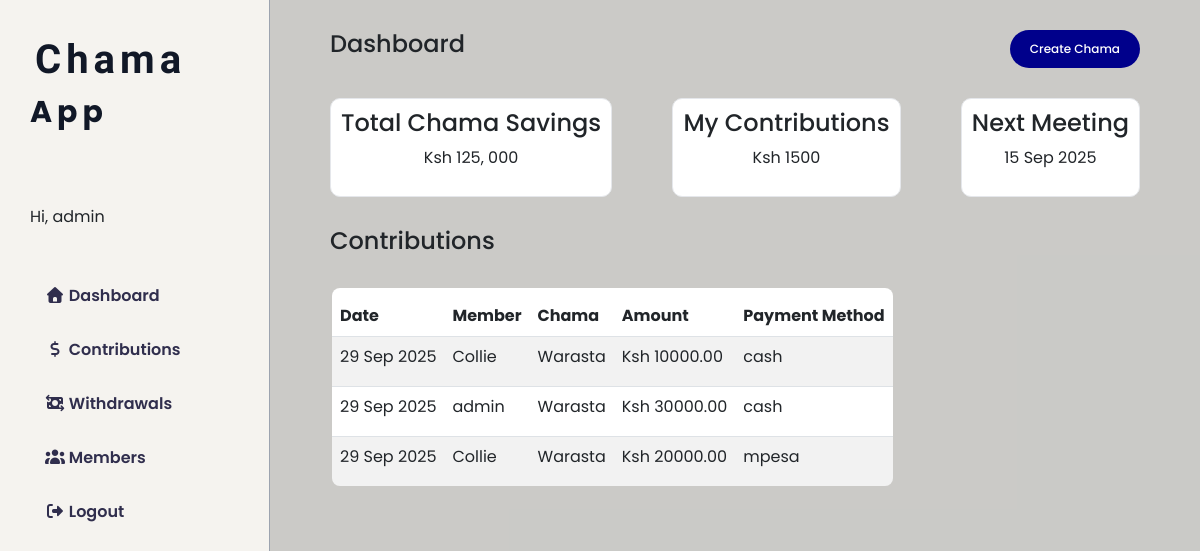
The page /dashboard/ (signed in) on the database its author committed.
### app/models.py (models this page shows, shortened)
class CustomUser(AbstractUser):
    email = models.EmailField(unique=True)
    phone_number = models.CharField(max_length=15, blank=True, null=True)

class Contribution(models.Model):
    PAYMENT_METHODS = [
        ('cash', 'Cash'),
        ('mpesa', 'M-Pesa'),
        ('bank', 'Bank Transfer'),
    ]
    member = models.ForeignKey('Member', on_delete=models.CASCADE, related_name='contributions')
    amount = models.DecimalField(max_digits=10, decimal_places=2, validators=[MinValueValidator(1)])
    date = models.DateTimeField(auto_now_add=True)
    payment_method = models.CharField(max_length=20, choices=PAYMENT_METHODS)

class Member(models.Model):
    ROLE_CHOICES = [
        ('leader', 'Leader'),
        ('member', 'Member'),
    ]
    user = models.ForeignKey(settings.AUTH_USER_MODEL, on_delete=models.CASCADE)
    chama = models.ForeignKey('Chama', on_delete=models.CASCADE, related_name='members')
    role = models.CharField(max_length=15, choices=ROLE_CHOICES, default='member')
    joined_at = models.DateTimeField(auto_now_add=True)
    class Meta:
        unique_together = ('user', 'chama') # prevents duplicate membership
    """
    How Member Management Works:

    1. When someone creates a Chama, they are automatically assigned as Leader in the Member table.
    2. The Leader can later invite/add members by selecting existing users or entering their email/username.
    3. Each user can belong to multiple Chamas.
    """

class Chama(models.Model):
    name = models.CharField(max_length=255)
    description = models.TextField(blank=True, null=True)
    created_by = models.ForeignKey(
        settings.AUTH_USER_MODEL,
        on_delete=models.CASCADE,
        related_name='chamas_created'
    )
    created_at = models.DateTimeField(auto_now_add=True)
    account_number = models.CharField(max_length=50, unique=True, blank=True, null=True)

### app/views.py (the view)
# urls.py: path('dashboard/', views.dashboard_view, name='dashboard'),
@login_required
def dashboard_view(request):
    chamas = Chama.objects.filter(created_by=request.user)
    user_chamas = Member.objects.filter(user=request.user).values_list('chama', flat=True)
    latest_contributions = (
        Contribution.objects.filter(member__chama__in=user_chamas)
        .select_related("member__user", "member__chama")
        .order_by("-date")[:3]
    )
    context = {
        'chamas': chamas,
        'latest_contributions': latest_contributions
    }
    return render(request, 'app/dashboard.html', context)

### app/templates/app/dashboard.html (shortened to what this page needs)
{% extends 'app/base.html' %}
{% block content %}
<section class="home section">
  <div class="container-wrapper">
    <div class="dashboard">
      <h4>Dashboard</h4>
      <a href="{% url 'create_chama' %}" class="btn btn-sm btn-outline-primary ms-2">
        Create Chama
      </a>
    </div>
    <div class="dashboard-wrapper">
      <div class="dashboard-item">
        <h4>Total Chama Savings</h4>
        <p>Ksh 125, 000</p>
      </div>
      <div class="dashboard-item">
        <h4>My Contributions</h4>
        <p>Ksh 1500</p>
      </div>
      <div class="dashboard-item">
        <h4>Next Meeting</h4>
        <p>15 Sep 2025</p>
      </div>
    </div>
    <div class="contributions-content">
      <div class="contributions-title">
        <h4>Contributions</h4>
      </div>
      <div class="contributions-wrapper">
        <div class="contributions">
          <table border="1" class="table table-striped">
            <thead>
              <tr>
                <th>Date</th>
                <th>Member</th>
                <th>Chama</th>
                <th>Amount</th>
                <th>Payment Method</th>
              </tr>
            </thead>
            {% for contribution in latest_contributions %}
            <tr>
              <td>{{ contribution.date|date:"d M Y" }}</td>
              <td>{{ contribution.member.user.username }}</td>
              <td>{{ contribution.member.chama.name }}</td>
              <td>Ksh {{ contribution.amount }}</td>
              <td>{{ contribution.payment_method }}</td>
            </tr>
            {% empty %}
            <tr>
              <td colspan="5">No Contributions</td>
            </tr>
            {% endfor %}
          </table>
        </div>
      </div>
    </div>
  </div>
</section>
{% endblock %}

### app/templates/app/base.html (shortened to what this page needs)
{% load static %}
<!doctype html>
<html lang="en">
  <head>
    <link
      rel="stylesheet"
      href="https://cdnjs.cloudflare.com/ajax/libs/font-awesome/7.0.1/css/all.min.css"
    />
    <link
      rel="stylesheet"
      href="https://cdn.jsdelivr.net/npm/bootstrap@5.3.0/dist/css/bootstrap.min.css"
    />
    <link rel="stylesheet" href="{% static 'css/styles.css' %}" />
  </head>
  <body>
    <div class="aside">
      <div class="logo-holder">
        <div class="logo">
          <a href="#"><span>Chama</span> App</a>
        </div>
        <div class="username">
          {% if request.user.is_authenticated %}
          <span>Hi, {{ request.user.username }}</span>
          {% endif %}
        </div>
      </div>
      <ul class="nav">
        <li>
          <a href="{% url 'dashboard' %}" class="active"
            ><i class="fa fa-solid fa-house"></i> Dashboard</a
          >
        </li>
        <li>
          <a href="{% url 'contributions_overview' %}"
            ><i class="fa fa-solid fa-dollar-sign"></i> Contributions</a
          >
        </li>
        <li>
          <a href="#"
            ><i class="fa fa-solid fa-money-bill-transfer"></i> Withdrawals</a
          >
        </li>
        <li>
          <a href="{% url 'members_home' %}"
            ><i class="fa fa-solid fa-users"></i> Members</a
          >
        </li>
        {% if request.user.is_authenticated %}
        <li>
          <a href="{% url 'logout' %}"
            ><i class="fa fa-solid fa-right-from-bracket"></i> Logout</a
          >
        </li>
        {% else %}
        <li>
          <a href="{% url 'login' %}"
            ><i class="fa fa-solid fa-right-from-bracket"></i> Login</a
          >
        </li>
        {% endif %}
      </ul>
    </div>
    <div class="main-content">
      {% block content %}{% endblock %}
    </div>
  </body>
</html>

### app/static/css/styles.css (style rules this page uses)
:root { --color-bg: #fdfcf9; --color-surface: #f8f6f2; --color-card: #f5f3ef; --second-color: #b9b9b9; --primary-color: #b5afaf; --black-color: #020101; --btn-color: #00008b; --color-text-primary: #111827; --color-text-secondary: #6b7280; --color-text-light: #9ca3af; --text-black-900: #302e4d; --color-accent: #22c55e; --color-accent-dark: #16a34a; --color-accent-light: #86efac; --color-border: #e5e7eb; --color-skin-dark: #3b2f2f; --color-skin-light: #f5d6c6; --color-uniform-primary: #1f2937; --color-uniform-secondary: #374151; --font-size-xs: 0.75rem; --font-size-sm: 0.875rem; --font-size-base: 1rem; --font-size-lg: 1.125rem; --font-size-xl: 1.25rem; --font-size-2xl: 1.5rem; --font-size-3xl: 1.875rem; }
body { margin: 0; padding: 0; background: var(--color-bg); font-family: "Poppins", sans-serif; }
* { padding: 0; box-sizing: border-box; }
.btn { font-size: 12px; font-weight: 500; padding: 10px 20px; color: white; border-radius: 40px; border: none; display: inline-block; white-space: nowrap; background: var(--btn-color); transition: all 0.3s ease; }
.section { background-color: rgba(0, 0, 0, 0.2); min-height: 100vh; display: block; padding: 0 30px; opacity: 1; }
.container-wrapper { max-width: 1100px; width: 100%; margin: auto; padding: 30px; }
ul { list-style: none; }
a { text-decoration: none; }
.main-content { padding-left: 270px; }
th, td { padding: 15px; text-align: left; }
tr { height: 50px; }
table { border: 2px solid black; border-radius: 10px; border-collapse: collapse; overflow: hidden; }
.dashboard { display: flex; justify-content: space-between; margin-bottom: 30px; }
.container-wrapper .dashboard-wrapper { display: flex; justify-content: space-between; align-items: center; }
.container-wrapper .dashboard-wrapper .dashboard-item { text-align: center; border: 1px solid var(--color-border); padding: 10px;background: white; border-radius: 10px; }
.contributions-content .contributions-title { margin-top: 30px; }
.contributions-content .contributions-wrapper { display: flex; justify-content: space-between; margin-top: 30px; }
.contributions-content .contributions-wrapper .contributions table { width: 100%; }
.aside { width: 270px; background: var(--color-card); position: fixed; left: 0; top: 0; padding: 30px; height: 100%; border-right: 1px solid var(--color-text-light); align-items: center; z-index: 10; }
.aside .nav { display: block !important; margin-top: 50px; }
.aside .nav li { margin-bottom: 20px; }
.aside .logo-holder .logo { top: 30px; font-size: 30px; text-transform: capitalize; }
.aside .logo a { color: var(--color-text-primary); font-weight: 700; padding: 5px 5px; font-size: 30px; letter-spacing: 5px; position: relative; }
.aside .logo a span { font-family: "Clicker Script", cursive; font-size: 40px; }
.aside .logo-holder .username { padding-top: 70px; }
.aside .nav li a { font-size: 16px; font-weight: 600; display: block; color: var(--text-black-900); padding: 5px 15px; }

### rows shown on the page
CustomUser: user.username "admin"
Contribution: date "29 Sep 2025", member.user.username "Collie", member.chama.name "Warasta", amount "10000.00", payment_method "cash"
Contribution: date "29 Sep 2025", member.user.username "admin", member.chama.name "Warasta", amount "30000.00", payment_method "cash"
Contribution: date "29 Sep 2025", member.user.username "Collie", member.chama.name "Warasta", amount "20000.00", payment_method "mpesa"
